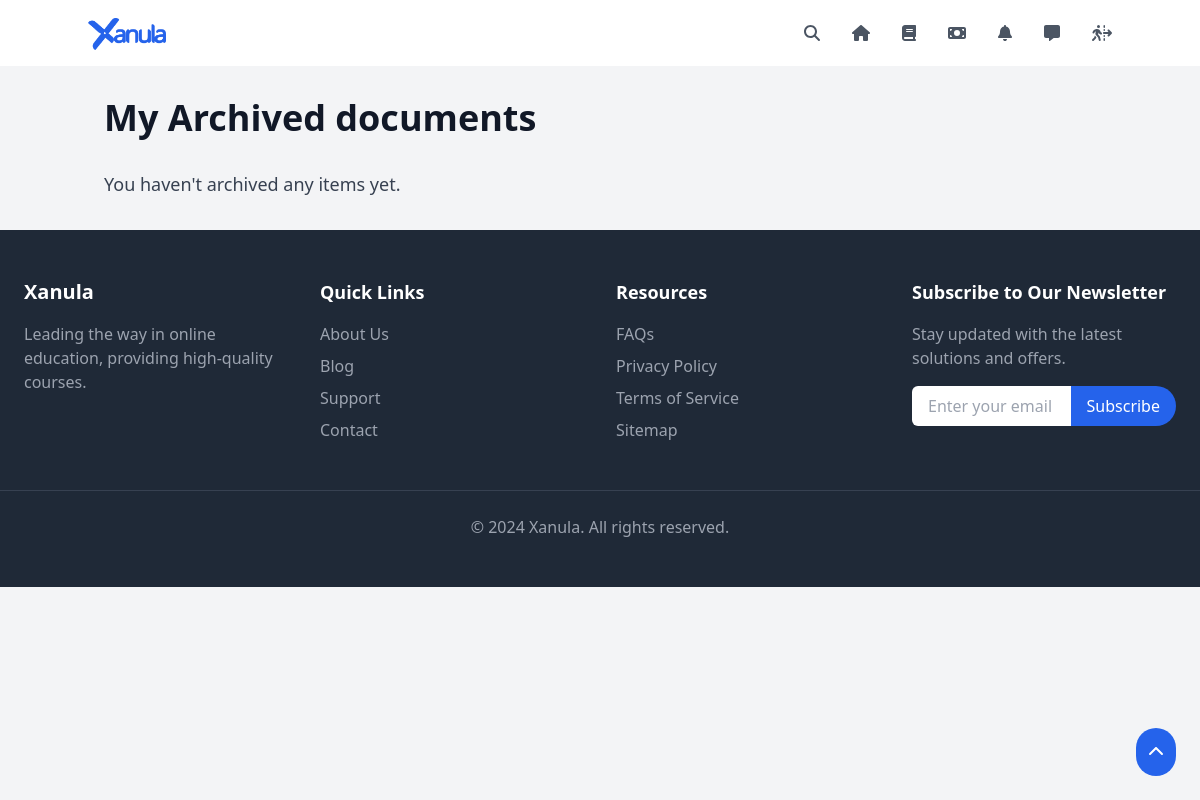
Before: /archived-items/ (signed in) with the older database file.
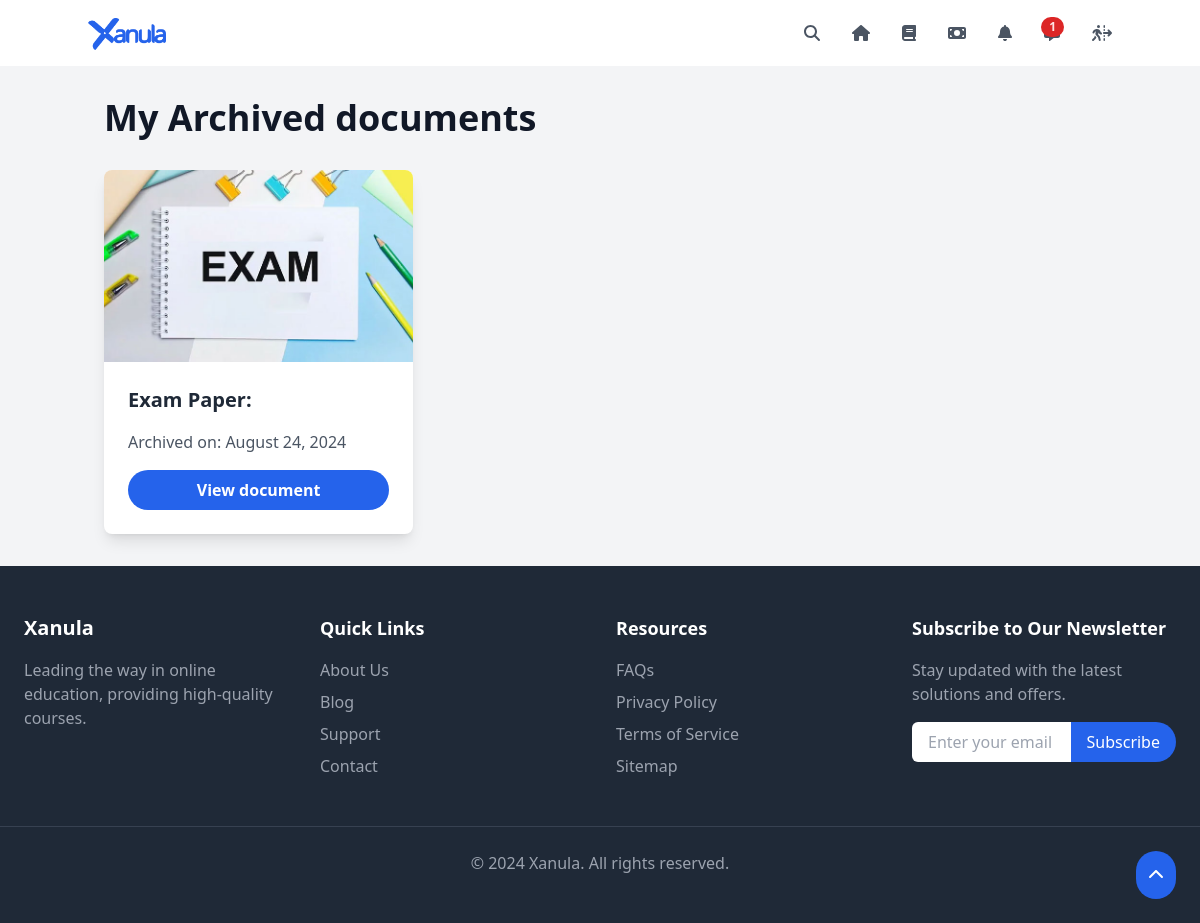
After: the same page with the newer database file.
### core/models.py (models this page shows, shortened)
class ArchivedItem(models.Model):
    user = models.ForeignKey(User, on_delete=models.CASCADE, related_name='archived_items')
    content_type = models.ForeignKey(ContentType, on_delete=models.CASCADE)
    object_id = models.PositiveIntegerField()
    content_object = GenericForeignKey('content_type', 'object_id')
    archived_at = models.DateTimeField(auto_now_add=True)
    class Meta:
        unique_together = ('user', 'content_type', 'object_id')

class PastExamPaper(models.Model):
    name = models.CharField(max_length=200)
    subject = models.ForeignKey(Subject, on_delete=models.CASCADE)
    year = models.PositiveIntegerField()
    pdf_file = models.FileField(upload_to='past_exam_papers/')
    is_paid = models.BooleanField(default=False)
    image = models.ImageField(upload_to='past_exam_paper_images/', default='default_exam_paper.jpg')
    archived_by = GenericRelation(ArchivedItem)

### core/views.py (the view)
# urls.py: path('archived-items/', ArchivedItemsView.as_view(), name='archived_items'),
class ArchivedItemsView(LoginRequiredMixin, ListView):
    template_name = 'core/archived_items.html'
    context_object_name = 'archived_items'
    def get_queryset(self):
        return ArchivedItem.objects.filter(user=self.request.user).select_related('content_type').order_by('-archived_at')

### core/context_processors.py (called while the page is built, shortened)
def notification_count(request):
    if request.user.is_authenticated:
        count = ExplanationRequest.objects.filter(user=request.user, status='pending').count()
        return {'notification_count': count}
    return {'notification_count': 0}

def general_notification_count(request):
    return {'unread_notifications_count': 0}

### templates/core/archived_items.html (shortened to what this page needs)
{% extends 'base.html' %}
{% block content %}
<div class="container mx-auto px-4 py-8">
    <h1 class="text-4xl font-extrabold text-gray-900 mb-8">My Archived documents</h1>
    <div class="grid grid-cols-1 md:grid-cols-2 lg:grid-cols-3 gap-8">
        {% for item in archived_items %}
            <div class="bg-white shadow-lg rounded-lg overflow-hidden">
                <img src="{% if item.content_type.model == 'workbook' %}
                            {{ item.content_object.image.url }}
                         {% else %}
                            {{ item.content_object.image.url }}
                         {% endif %}"
                     alt="{{ item.content_object.title }}"
                     class="w-full h-48 object-cover">
                <div class="p-6">
                    <h2 class="text-xl font-semibold text-gray-800 mb-4">
                        {% if item.content_type.model == 'workbook' %}
                            Workbook:
                        {% else %}
                            Exam Paper:
                        {% endif %}
                    </h2>
                    <p class="text-gray-600 mb-4">Archived on: {{ item.archived_at|date:"F j, Y" }}</p>
                    <a href="{% if item.content_type.model == 'workbook' %}
                                {% url 'core:workbook_detail' item.object_id %}
                             {% else %}
                                {% url 'core:past_exam_paper_detail' item.object_id %}
                             {% endif %}"
                       class="block bg-blue-600 hover:bg-blue-700 text-white font-bold py-2 px-4 rounded-full text-center">
                        View document
                    </a>
                </div>
            </div>
        {% empty %}
            <p class="text-lg text-gray-700">You haven't archived any items yet.</p>
        {% endfor %}
    </div>
</div>
{% endblock %}

Changed rows visible on the page:
added ArchivedItem: content_object.image (placeholder picture), shows "Exam Paper:", archived_at "August 24, 2024"
Other visible differences:
{{ notification_count }}: (not shown) → "1"
text no longer shown: "You haven't archived any items yet."
